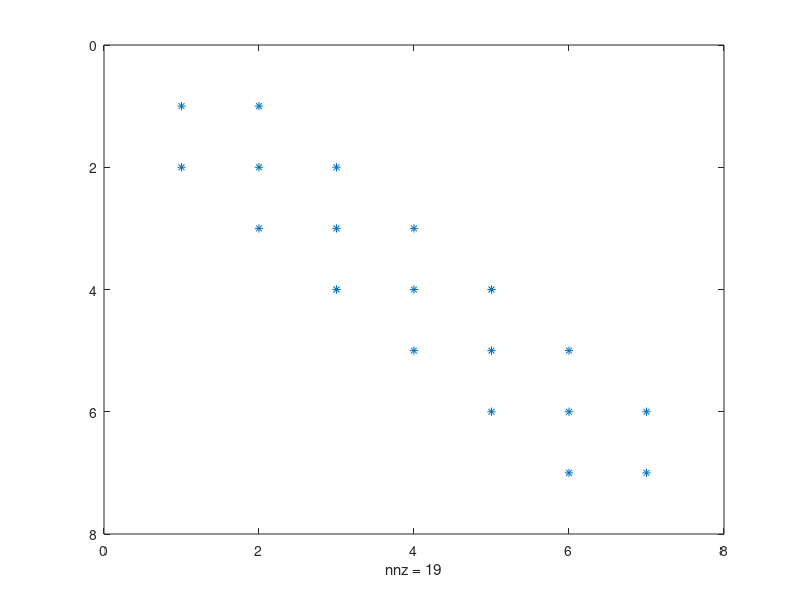
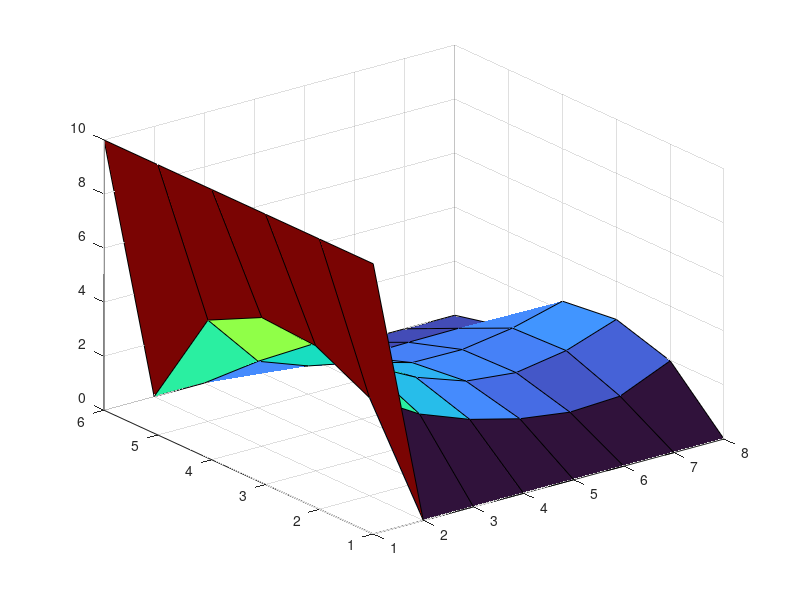

Write MATLAB code to recreate these figures, in order. (Note: this script raises an error after producing the figures.)
 % Clase del 10/9/2024
 %Por Gabriel Alvarez derechos de Autor
%{
Marca de agua
                           _._       _,._
                        _.'   `. ' .'   _`.
                ,"""/`""-.-.,/. ` V'\-,`.,--/"""."-..
              ,'    `...,' . ,\-----._|     `.   /   \
             `.            .`  -'`"" .._   :> `-'   `.
            ,'  ,-.  _,.-'| `..___ ,'   |'-..__   .._ L
           .    \_ -'   `-'     ..      `.-' `.`-.'_ .|
           |   ,',-,--..  ,--../  `.  .-.    , `-.  ``.
           `.,' ,  |   |  `.  /'/,,.\/  |    \|   |
                `  `---'    `j   .   \  .     '   j
              ,__`"        ,'|`'\_/`.'\'        |\-'-, _,.
       .--...`-. `-`. /    '- ..      _,    /\ ,' .--"'  ,'".
     _'-""-    --  _`'-.../ __ '.'`-^,_`-""""---....__  ' _,-`
   _.----`  _..--.'        |  "`-..-" __|'"'         .""-. ""'--.._
  /        '    /     ,  _.+-.'  ||._'   """". .          `     .__\
 `---    /        /  / j'       _/|..`  -. `-`\ \   \  \   `.  \ `-..
," _.-' /    /` ./  /`_|_,-"   ','|       `. | -'`._,   L  \ .  `.   |
`"' /  /  / ,__...-----| _.,  ,'            `|----.._`-.|' |. .` ..  .
   /  '| /.,/   \--.._ `-,' ,          .  '`.'  __,., '  ''``._ \ \`,'
  /_,'---  ,     \`._,-` \ //  / . \    `._,  -`,  / / _   |   `-L -
   /       `.     ,  ..._ ' `_/ '| |\ `._'       '-.'   `.,'     |
  '         /    /  ..   `.  `./ | ; `.'    ,"" ,.  `.    \      |
   `.     ,'   ,'   | |\  |       "        |  ,'\ |   \    `    ,L
   /|`.  /    '     | `-| '                  /`-' |    L    `._/  \
  / | .`|    |  .   `._.'                   `.__,'   .  |     |  (`
 '-""-'_|    `. `.__,._____     .    _,        ____ ,-  j     ".-'"'
        \      `-.  \/.    `"--.._    _,.---'""\/  "_,.'     /-'
         )        `-._ '-.        `--"      _.-'.-""        `.
        ./            `,. `".._________...""_.-"`.          _j
       /_\.__,"".   ,.'  "`-...________.---"     .".   ,.  / \
              \_/"""-'                           `-'--(_,`"`-` 
%}
% Limites del dominio
xi = 0;
xf = 0.07; %m
yi = 0;
yf = 0.05;

%Partición del dominio
factor = 1;
n = factor*5;
m = factor*7;

h = (xf-xi)/m;
k = (yf-yi)/n;

x = (xi:h:xf)';
y = (yi:k:yf)';

% Definición del f(x)
epsilonr = 1;
epsilon0 = 8.85e-12;
epsilon = epsilonr*epsilon0;
%Para Laplace 
rho = 0;
f = @(x,y) rho/epsilon;
%.............
%Coeficientes de la matriz
alpha = 2*(1+(h/k)^2);
beta = (h/k)^2;
%.............
%Creación del dominio
U = zeros(n+1,m+1);
%.....................
%Condiciones de frontera en el dominio
v0 = 10;
U(:,1) = v0;%llena columna izquierda
U(n+1,2:m+1) = 0;%llena fila de abajo
U(1,2:m+1) = 0; % llena fila de arriba
%.......................................
%............
A = zeros(m,m);
for i=1:m
    A(i,i) = alpha;
end
for i = 1:m-1
    A(i,i+1) = -beta;
end
for i = 1:m-2
    A(i+1,i) = -beta;
end
%Tarea revisar que quedé ese -2

A(m,m-1) = -2;

figure(1)
spy(A)
%Conforma la matriz del problema
C = A;
for i=1:n-2
    C = blkdiag(C,A); % Crea una matriz con matrices dentro
end
for i = 0:size(C,1)-(m+1)
    C(m+i,i+1) = -beta; % Para meter los betas
    C(i+1,m+i) = -beta;
end

%.....................
% Para crear el vector b
b = zeros(size(C,1),1);
%Los llena por filas de los puntos a encontrar
l = 0;
for i=2:n
    for j=2:m+1
        l = l+1;
        if j <= m
            b(l) = U(i-1,j)+U(i+1,j)+beta*(U(i,j-1)+U(i,j+1));
        end
        if j == (m+1)
            
            b(l) = U(i-1,j)+U(i+1,j)+beta*U(i,j-1);
        end
     
    end
end

%Ahora se resuelve el sistema
u = C\b;

%Se ingresa el resultado en U
l = 0;
for i=2:n
    for j=2:m+1
        l = l+1;
        U(i,j) = u(l);
    end
end
%Grafica el U, donde x,y son las componentes (sin unidades)
figure(2)
h4 = surf(U);
colormap turbo;
h4.EdgeColor = 'none';
xlabel('p_x');
ylabel('p_y');
zlabel('V(p_x,p_y)');
%Esta ya va con metros
[X,Y] = meshgrid(x,y);
figure(3)
h5 = surf(X,Y,U);
colormap turbo;
h5.EdgeColor = 'none';

%Calcular gradiente
[Ex, Ey] = gradient(U);
% Se normaliza el campo vectorial
E = sqrt(Ex.^2 + Ey.^2);
Ex = Ex./E;
Ey = Ey./E;

figure(4)
contour(x,y,U,20);
hold on;
quiver(X,Y,Ex,Ey,'r');
hold off;
xlabel('x')
ylabel('y')

clearvars('epsilon','epsilon0','epsilonr','factor','h','i','k','j')